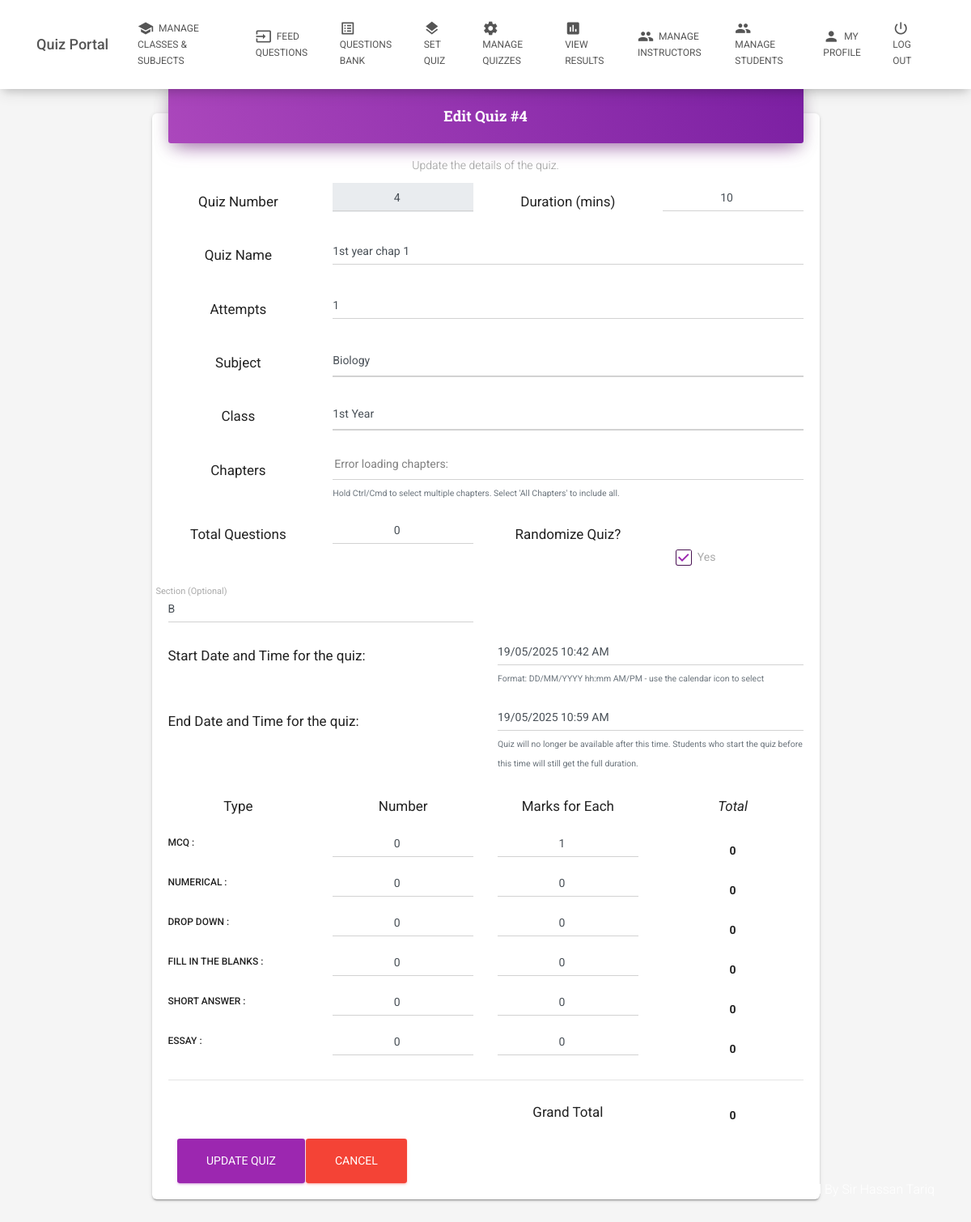
The app's page /code/edit_quiz.php?quiz_id=4 (signed in) with its own data.
### tables this page shows
CREATE TABLE `quizconfig` (
  `quizid` int(11) NOT NULL,
  `quiznumber` int(11) NOT NULL,
  `quizname` varchar(50) NOT NULL,
  `starttime` datetime NOT NULL,
  `endtime` datetime NOT NULL,
  `duration` int(11) NOT NULL,
  `attempts` int(11) NOT NULL,
  `mcq` int(11) NOT NULL,
  `numerical` int(11) NOT NULL,
  `dropdown` int(11) NOT NULL,
  `fill` int(11) NOT NULL,
  `short` int(11) NOT NULL,
  `essay` int(11) NOT NULL,
  `mcqmarks` int(11) NOT NULL,
  `numericalmarks` int(11) NOT NULL,
  `dropdownmarks` int(11) NOT NULL,
  `fillmarks` int(11) NOT NULL,
  `shortmarks` int(11) NOT NULL,
  `essaymarks` int(11) NOT NULL,
  `maxmarks` int(11) NOT NULL DEFAULT 0,
  `typea` int(11) DEFAULT 0,
  `typeamarks` int(11) DEFAULT 0,
  `typeb` int(11) DEFAULT 0,
  `typebmarks` int(11) DEFAULT 0,
  `typec` int(11) DEFAULT 0,
  `typecmarks` int(11) DEFAULT 0,
  `typed` int(11) DEFAULT 0,
  `typedmarks` int(11) DEFAULT 0,
  `typee` int(11) DEFAULT 0,
  `typeemarks` int(11) DEFAULT 0,
  `typef` int(11) DEFAULT 0,
  `typefmarks` int(11) DEFAULT 0,
  `total_questions` int(11) DEFAULT NULL,
  `class_id` int(11) DEFAULT NULL,
  `chapter_ids` text DEFAULT NULL,
  `subject_id` int(11) DEFAULT NULL,
  `section` varchar(50) DEFAULT NULL COMMENT 'Target section for the quiz',
  `section_id` int(11) DEFAULT NULL,
  `is_random` tinyint(1) NOT NULL DEFAULT 0
);

CREATE TABLE `subjects` (
  `subject_id` int(11) NOT NULL,
  `subject_name` varchar(255) NOT NULL
);

CREATE TABLE `classes` (
  `class_id` int(11) NOT NULL,
  `class_name` varchar(255) NOT NULL,
  `instructor_email` varchar(50) NOT NULL,
  `created_at` timestamp NOT NULL DEFAULT current_timestamp(),
  `updated_at` timestamp NOT NULL DEFAULT current_timestamp() ON UPDATE current_timestamp()
);

### code/edit_quiz.php (the view, shortened to what the rows shown need)
<?php
include "database.php";
$quiz_id_to_edit = null;
$quiz_data = null;
$page_title = "Edit Quiz";
if (isset($_GET['quiz_id'])) {
    $quiz_id_to_edit = intval($_GET['quiz_id']);
    $stmt = $conn->prepare("SELECT * FROM quizconfig WHERE quiznumber = ?");
    $stmt->bind_param("i", $quiz_id_to_edit);
    $stmt->execute();
    $result = $stmt->get_result();
    if ($result->num_rows > 0) {
        $quiz_data = $result->fetch_assoc();
    } else {
        $_SESSION['error_message'] = "Quiz not found.";
        header("Location: manage_quizzes.php");
        exit;
    }
} else if (!isset($_POST['quiz_id_to_edit'])) {
    $_SESSION['error_message'] = "No quiz ID provided.";
    header("Location: manage_quizzes.php");
    exit;
}
$subjects = [];
$sql_subjects = "SELECT subject_id, subject_name FROM subjects ORDER BY subject_name ASC";
$result_subjects = $conn->query($sql_subjects);
if ($result_subjects && $result_subjects->num_rows > 0) {
    while ($row_subject = $result_subjects->fetch_assoc()) {
        $subjects[] = $row_subject;
    }
}
$classes = [];
$sql_classes = "SELECT class_id, class_name FROM classes ORDER BY class_name ASC";
$result_classes = $conn->query($sql_classes);
if ($result_classes && $result_classes->num_rows > 0) {
    while ($row_class = $result_classes->fetch_assoc()) {
        $classes[] = $row_class;
    }
}
$q_num = $quiz_data['quiznumber'] ?? $quiz_id_to_edit ?? '';
$q_duration = $quiz_data['duration'] ?? 10;
$q_starttime = $quiz_data['starttime'] ?? '01/01/2024 10:00 AM';
if (!empty($q_starttime)) {
    $dateObj = DateTime::createFromFormat('Y-m-d H:i:s', $q_starttime);
    if ($dateObj) {
        $q_starttime = $dateObj->format('d/m/Y h:i A');
    }
}
$q_subject_id = $quiz_data['subject_id'] ?? '';
$q_class_id = $quiz_data['class_id'] ?? '';
$q_total_questions = $quiz_data['total_questions'] ?? 10;
$q_section = $quiz_data['section'] ?? '';
$q_typea = $quiz_data['typea'] ?? 0;
$q_typeamarks = $quiz_data['typeamarks'] ?? 0;
$q_typeb = $quiz_data['typeb'] ?? 0;
$q_typebmarks = $quiz_data['typebmarks'] ?? 0;
$q_typec = $quiz_data['typec'] ?? 0;
$q_typecmarks = $quiz_data['typecmarks'] ?? 0;
$q_typed = $quiz_data['typed'] ?? 0;
$q_typedmarks = $quiz_data['typedmarks'] ?? 0;
$q_typee = $quiz_data['typee'] ?? 0;
$q_typeemarks = $quiz_data['typeemarks'] ?? 0;
$q_typef = $quiz_data['typef'] ?? 0;
$q_typefmarks = $quiz_data['typefmarks'] ?? 0;
?>
<!DOCTYPE html>
<html lang="en">
<head>
  <link rel="stylesheet" href="https://maxcdn.bootstrapcdn.com/font-awesome/latest/css/font-awesome.min.css">
  <link href="./assets/css/material-kit.css?v=2.0.4" rel="stylesheet" />
  <link href="https://cdnjs.cloudflare.com/ajax/libs/select2/4.0.13/css/select2.min.css" rel="stylesheet" />
</head>
<body class="login-page sidebar-collapse">
  <div class="page-header">
    <div class="container">
      <div class="row justify-content-center" style="margin-top: 20px">
        <div class="col-lg-9 col-md-9 ml-auto mr-auto" >
          <div class="card card-login" >
            <form class="form" name="editQuizForm" action="edit_quiz.php?quiz_id=<?php echo $quiz_id_to_edit; ?>" method="post" onsubmit="return validateQuizForm()">
              <div class="card-header card-header-primary text-center">
                <h4 class="card-title"><?php echo $page_title; ?> #<?php echo htmlspecialchars($q_num); ?></h4>
              </div>
              <div class="card-body" style="padding-left: 20px;padding-right: 20px">
                <div class="row">
                  <div class="col">
                    <input type="number" name="quiznumber_display" id="quiznumber_display" class="form-control text-center" value="<?php echo htmlspecialchars($q_num); ?>" readonly>
                  </div>
                  <div class="col">
                    <input type="number" min="0" name="duration" class="form-control text-center" value="<?php echo htmlspecialchars($q_duration); ?>">
                  </div>
                </div>
                <div class="row" style="margin-top: 15px;">
                  <div class="col-md-9">
                    <input type="text" name="quizname" class="form-control" value="<?php echo htmlspecialchars($quiz_data['quizname'] ?? ''); ?>" required>
                  </div>
                </div>
                <div class="row" style="margin-top: 15px;">
                  <div class="col-md-9">
                    <input type="number" min="1" name="attempts" class="form-control" value="<?php echo htmlspecialchars($quiz_data['attempts'] ?? 1); ?>" required>
                  </div>
                </div>
                <div class="row" style="margin-top: 15px;">
                  <div class="col-md-9">
                    <select name="subject_id" id="subject_id" class="form-control" onchange="loadChapters()">
                        <?php foreach($subjects as $subject): ?>
                            <option value="<?php echo $subject['subject_id']; ?>" <?php if($q_subject_id == $subject['subject_id']) echo 'selected'; ?> >
                                <?php echo htmlspecialchars($subject['subject_name']); ?>
                            </option>
                        <?php endforeach; ?>
                    </select>
                  </div>
                </div>
                <div class="row" style="margin-top: 15px;">
                  <div class="col-md-9">
                    <select name="class_id" id="class_id" class="form-control">
                        <?php foreach ($classes as $class_item): ?>
                            <option value="<?php echo htmlspecialchars($class_item['class_id']); ?>" <?php if($class_item['class_id'] == $q_class_id) echo 'selected'; ?>>
                                <?php echo htmlspecialchars($class_item['class_name']); ?>
                            </option>
                        <?php endforeach; ?>
                    </select>
                  </div>
                </div>
                 <div class="row" style="margin-top: 15px;">
                    <div class="col-md-3">
                        <input type="number" min="1" name="total_questions" id="total_questions" class="form-control text-center" value="<?php echo htmlspecialchars($q_total_questions); ?>">
                    </div>
                </div>
                <div class="row">
                  <div class="form-group col-md-6">
                    <label for="section" class="bmd-label-floating">Section (Optional)</label>
                    <input type="text" name="section" id="section" class="form-control" placeholder="Leave blank for all sections" value="<?php echo htmlspecialchars($q_section); ?>">
                  </div>
                </div>
              </div>
              <div class="card-body row form-group" style="padding-left: 20px;padding-right: 20px">
                <div class="col">
                  <input type="text" class="form-control datetimepicker" id="starttime" name="starttime"
                         value="<?php echo htmlspecialchars($q_starttime); ?>" placeholder="DD/MM/YYYY hh:mm AM"
                         data-date-format="DD/MM/YYYY hh:mm A" autocomplete="off"/>
                  <small class="form-text text-muted">Format: DD/MM/YYYY hh:mm AM/PM - use the calendar icon to select</small>
                </div>
              </div>
              <div class="card-body row form-group" style="padding-left: 20px;padding-right: 20px">
                <div class="col">
                  <input type="text" class="form-control datetimepicker" id="endtime" name="endtime"
                         value="<?php echo isset($quiz_data['endtime']) ? date('d/m/Y h:i A', strtotime($quiz_data['endtime'])) : date('d/m/Y h:i A', strtotime('+1 day')); ?>"
                         placeholder="DD/MM/YYYY hh:mm AM"
                         data-date-format="DD/MM/YYYY hh:mm A" autocomplete="off"/>
                  <small class="form-text text-muted">Quiz will no longer be available after this time. Students who start the quiz before this time will still get the full duration.</small>
                </div>
              </div>
              <div class="card-body" style="padding-left: 20px;padding-right: 20px">
                <div class="row">
                  <div class="col"><input type="number" min="0" class="form-control text-center" name="typea" id="typea" value="<?php echo htmlspecialchars($q_typea); ?>" oninput="marks()"></div>
                  <div class="col"><input type="number" min="0" class="form-control text-center" name="typeamarks" id="typeamarks" value="<?php echo htmlspecialchars($q_typeamarks); ?>" oninput="marks()"></div>
                </div>
                <div class="row">
                  <div class="col"><input type="number" min="0" class="form-control text-center" name="typeb" id="typeb" value="<?php echo htmlspecialchars($q_typeb); ?>" oninput="marks()"></div>
                  <div class="col"><input type="number" min="0" class="form-control text-center" name="typebmarks" id="typebmarks" value="<?php echo htmlspecialchars($q_typebmarks); ?>" oninput="marks()"></div>
                </div>
                 <div class="row">
                  <div class="col"><input type="number" min="0" class="form-control text-center" name="typec" id="typec" value="<?php echo htmlspecialchars($q_typec); ?>" oninput="marks()"></div>
                  <div class="col"><input type="number" min="0" class="form-control text-center" name="typecmarks" id="typecmarks" value="<?php echo htmlspecialchars($q_typecmarks); ?>" oninput="marks()"></div>
                </div>
                <div class="row">
                  <div class="col"><input type="number" min="0" class="form-control text-center" name="typed" id="typed" value="<?php echo htmlspecialchars($q_typed); ?>" oninput="marks()"></div>
                  <div class="col"><input type="number" min="0" class="form-control text-center" name="typedmarks" id="typedmarks" value="<?php echo htmlspecialchars($q_typedmarks); ?>" oninput="marks()"></div>
                </div>
                <div class="row">
                  <div class="col"><input type="number" min="0" class="form-control text-center" name="typee" id="typee" value="<?php echo htmlspecialchars($q_typee); ?>" oninput="marks()"></div>
                  <div class="col"><input type="number" min="0" class="form-control text-center" name="typeemarks" id="typeemarks" value="<?php echo htmlspecialchars($q_typeemarks); ?>" oninput="marks()"></div>
                </div>
                 <div class="row">
                  <div class="col"><input type="number" min="0" class="form-control text-center" name="typef" id="typef" value="<?php echo htmlspecialchars($q_typef); ?>" oninput="marks()"></div>
                  <div class="col"><input type="number" min="0" class="form-control text-center" name="typefmarks" id="typefmarks" value="<?php echo htmlspecialchars($q_typefmarks); ?>" oninput="marks()"></div>
                </div>
              </div>
            </form>
          </div>
        </div>
      </div>
    </div>
  </div>
</body>
</html>

### records on screen
quizconfig: quiznumber "4", quiznumber_display "4", duration "10", quizname "1st year chap 1", attempts "1", subject_id "Biology", class_id "1st Year", total_questions "0", section "B", starttime "19/05/2025 10:42 AM", endtime "19/05/2025 10:59 AM", typea "0", typeamarks "1", typeb "0", typebmarks "0", typec "0", typecmarks "0", typed "0", typedmarks "0", typee "0", typeemarks "0", typef "0", typefmarks "0"

### other values on screen
$page_title "Edit Quiz"
